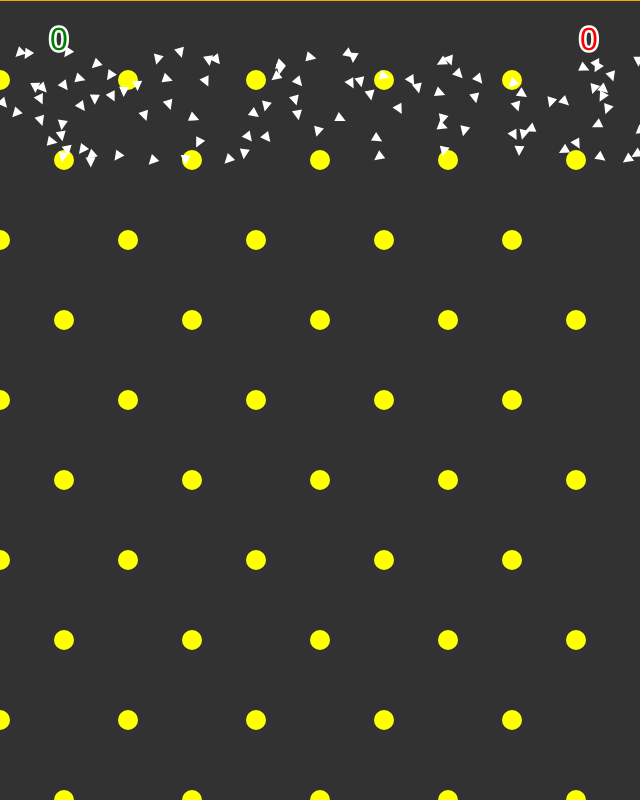
Frame 1 (no input)
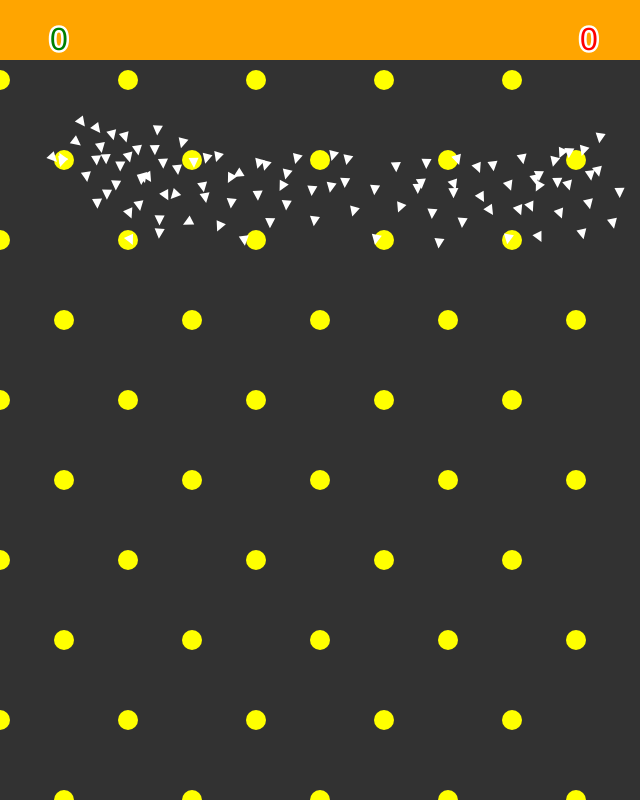
Frame 60 (no input)
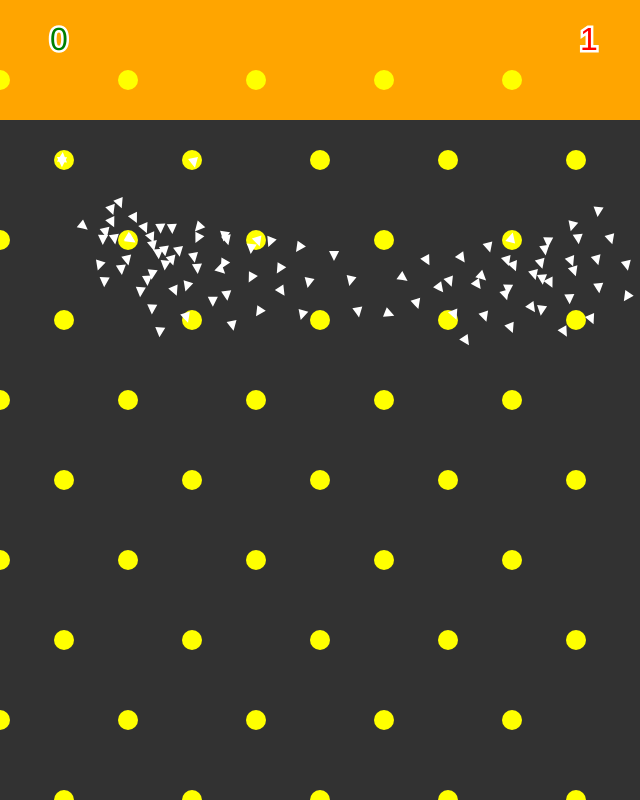
Frame 120 (the mouse pressed at the canvas centre since frame 60)

The p5.js sketch that drew these frames (run headless with seeded random() and noise() and a simulated clock; from frame 60 on, the mouse is pressed at the canvas centre):

// p5.js sketch
// ── sketch.js
const flock = [];
const obstacles = [];
let fire;
let alignSlider, cohesionSlider, seperationSlider;
let deadCount, surviveCount;
function setup() {
    createCanvas(640, 800);
    alignSlider = createSlider(0, 3, 1.5, 0.1);
    cohesionSlider = createSlider(0, 3, 1.5, 0.1);
    seperationSlider = createSlider(0, 3, 2, 0.1);
    deadCount = 0;
    surviveCount = 0;
    fire = new Fire();
    for (let i = 0; i < 100; i++){
        obstacles.push(new Obstacle(i));
    }

    for (let i = 0; i < 100; i++){
        flock.push(new Boid());
    }
}

function draw() {
    background(50);
    fire.update();
    fire.show();
    for (let obstacle of obstacles) {
        obstacle.show();
    }
    let sCount = 0;
    let dCount = 0;
    for (let boid of flock) {
        boid.flock(flock, obstacles, fire);
        boid.edges();
        boid.update(obstacles);
        if (boid.isSurvive) {
            sCount += 1;
        }
        else if (boid.isDead) {
            dCount += 1;
        } 
        else {
            boid.show();
        }
    }
    deadCount = dCount;
    surviveCount = sCount;
    textSize(32);
    fill("red");
    text(deadCount.toString(), 580, 50);
    fill("green");
    text(surviveCount.toString(), 50, 50);
}
// ── boid.js
class Boid {
    constructor() {
        this.position = createVector(random(width),random(50, height/5));
        this.velocity = createVector(random(-2,2),random(0,2));
        //this.velocity.setMag(random(2, 4));
        this.acceleration = createVector();
        this.isDead = false;
        this.isSurvive = false;
        this.maxForce = 0.2;
        this.maxSpeed = 2;
    }

    isDead() {
        return this.isDead;
    }

    isSurvive() {
        return this.isSurvive;
    }

    survive() {
        if(!this.isDead)
        {
            this.isSurvive = true;
        }
    }

    die() {
        this.isDead = true;
    }

    edges() {
        if (this.position.x > width) {
            //this.position.x = 0;
            this.velocity.mult(-1);
        } else if (this.position.x < 0) {
            //this.position.x = width;
            this.velocity.mult(-1);
        }


        if (this.position.y > height) {
            this.survive();
        } 


        if (this.position.y < 0) {
            this.velocity.mult(-1);
        }
    }

    align(boids) {
        //  Calculate the avg velocity
        let perceptionRadius = 100;
        let steering = createVector();
        let total = 0;
        for (let other of boids) {
            let d = dist(this.position.x, this.position.y, other.position.x, other.position.y);
            if ( other != this && d < perceptionRadius ){
                steering.add(other.velocity);
                total++;
            }
        }
        if (total > 0) {
            steering.div(total);
            steering.setMag(this.maxSpeed);
            steering.sub(this.velocity);
            steering.limit(this.maxForce);
        }
        return steering;

    }

    cohesion(boids) {
        //  Calculate the avg velocity grouping
        let perceptionRadius = 100;
        let steering = createVector();
        let total = 0;
        for (let other of boids) {
            let d = dist(this.position.x, this.position.y, other.position.x, other.position.y);
            if ( other != this && d < perceptionRadius ){
                steering.add(other.position);
                total++;
            }
        }
        if (total > 0) {
            steering.div(total);
            steering.sub(this.position);
            steering.setMag(this.maxSpeed);
            steering.sub(this.velocity);
            steering.limit(this.maxForce);
        }
        return steering;

    }

    seperation(boids) {
        //  Calculate the avg velocity grouping
        let perceptionRadius = 30;
        let steering = createVector();
        let total = 0;
        for (let other of boids) {
            let d = dist(this.position.x, this.position.y, other.position.x, other.position.y);
            if ( other != this && d < perceptionRadius ){
                let diff = p5.Vector.sub(this.position, other.position);
                diff.div(d);
                steering.add(diff);
                total++;
            }
        }
        if (total > 0) {
            steering.div(total);
            steering.setMag(this.maxSpeed);
            steering.sub(this.velocity);
            steering.limit(this.maxForce);
        }
        return steering;

    }

    wallAvoid() {
        let perceptionRadius = 100;
        let steering = createVector();
        let total = 0;
        if (this.position.x > width-perceptionRadius) {
            let d = width-perceptionRadius-this.position.x;
            let diff = p5.Vector.sub(createVector(this.position.x, this.position.y), createVector(width-perceptionRadius ,this.position.y));
            diff.div(d);
            steering.add(diff);
            total++;
        } else if (this.position.x < perceptionRadius) {
            let d = this.position.x;
            let diff = p5.Vector.sub(createVector(this.position.x, this.position.y), createVector(0 ,this.position.y));
            diff.div(d);
            steering.add(diff);
            total++;
        }
        
        if (this.position.y < perceptionRadius) {
            let d = this.position.y;
            let diff = p5.Vector.sub(createVector(this.position.x, this.position.y), createVector(this.position.x, 0));
            diff.div(d);
            steering.add(diff);
            total++;
        }
        if (total > 0) {
            steering.div(total);
            steering.setMag(this.maxSpeed);
            steering.sub(this.velocity);
            steering.limit(this.maxForce);
        }
        return steering;
    }

    obstacleAvoid(obstacles) {
        let perceptionRadius = 100;
        let steering = createVector();
        let total = 0;
        for (let obstacle of obstacles) {
            let d = dist(this.position.x, this.position.y, obstacle.position.x, obstacle.position.y);
            if (d < 2.5){
                let diff = p5.Vector.sub(this.position, obstacle.position);
                diff.div(d);
                steering.x = diff.x;
                steering.y = diff.y;
                return steering;
            }
            
            else if (d < perceptionRadius){
                let diff = p5.Vector.sub(this.position, obstacle.position);
                diff.div(d);
                steering.add(diff);
                total++;
            }

        }
        if (total > 0) {
            steering.div(total);
            steering.setMag(this.maxSpeed);
            steering.sub(this.velocity);
            steering.limit(this.maxForce);
        }
        return steering;
    }

    inObstacle(obstacles) {
        for (let obstacle of obstacles) {
            let d = dist(this.position.x, this.position.y, obstacle.position.x, obstacle.position.y);
            if (d < 2.5){
                return true;
            }
        }
        return false;
    }

    fireAvoid(fire) {
        let perceptionRadius = 100;
        let steering = createVector();
        let d = this.position.y - fire.distance;
        if ( d < 0 ) {
            this.die();
        }
        else if (d < perceptionRadius) {
            steering.y += 1/d;
        }
        return steering;
    }

    flock(boids, obstacles, fire) {
        this.acceleration.mult(0);
        let alignment = this.align(boids);
        let cohesion = this.cohesion(boids);
        let seperation = this.seperation(boids);

        let wallAvoid = this.wallAvoid();
        let obstacleAvoid = this.obstacleAvoid(obstacles);
        let fireAvoid = this.fireAvoid(fire);

        alignment.mult(alignSlider.value());
        cohesion.mult(cohesionSlider.value());
        seperation.mult(seperationSlider.value());
        wallAvoid.mult(0.5);
        obstacleAvoid.mult(0.5);
        fireAvoid.mult(0.7);

        this.acceleration.add(alignment);
        this.acceleration.add(cohesion);
        this.acceleration.add(seperation);

        this.acceleration.add(wallAvoid);
        this.acceleration.add(obstacleAvoid);
        this.acceleration.add(fireAvoid);

    }

    update(obstacles) {
        if(!this.inObstacle(obstacles)){
            this.position.add(this.velocity);
        }
        this.velocity.add(this.acceleration);
        this.velocity.limit(this.maxSpeed);
    }

    show() {
        strokeWeight(5);
        if( this.isDead ){
            stroke('red');
        } else {
            stroke('white');
        }
        let x = this.position.x;
        let y = this.position.y;
        let a = createVector(this.acceleration.x, this.acceleration.y);
        let v = createVector(this.velocity.x, this.velocity.y);
        let direction = createVector(v.x, v.y);
        let perp = createVector(v.x, v.y);
        direction.normalize();
        perp.rotate(HALF_PI);
        perp.normalize();
        triangle(
            x + direction.x, y + direction.y,
            x - direction.x + perp.x, y - direction.y + perp.y,
            x - direction.x - perp.x, y - direction.y - perp.y
        );
    }
}
// ── fire.js
class Fire {
    constructor() {
        this.distance = 0;
        this.velocity = 1;
    }

    update() {
        this.distance += this.velocity;
    }

    show() {
        fill('orange');
        noStroke();
        rect(0, 0, width, this.distance);
        //point(this.position.x, this.position.y);
    }
}
// ── force.js
class Force {
    constructor() {
        this.force = createVector(0,0.05);
        // this.position = createVector(random(width),random(50, height/5));
        // this.velocity = createVector(random(-1,1),0);
        // this.acceleration = createVector(0,0.1);
    }

    applyOn(position, acceleration) {
        let calForce = createVector();
        if(position.x > width/2) {
            this.force.x = -0.05;
        }
        else {
            this.force.x = 0.05;
        }
   //
        calForce.add(this.force);
        return calForce;
    }
}
// ── obstacle.js
class Obstacle {
    constructor(index) {
        index++;
        let row = ceil(index/5);
        let col = (index%5);
        if (row % 2 == 0)
        {
            this.position = createVector(col * width / 5 + width / 10, row * height / 10);
        } else {
            this.position = createVector(col * width / 5, row * height / 10);
        }
    }

    show() {
        stroke('yellow');
        strokeWeight(20);
        point(this.position.x, this.position.y);
    }
}
// ── particle.js
class Particle {
    constructor() {
        this.position = createVector(random(width),random(50, height/5));
        this.velocity = createVector(random(-1,1),0);
        this.acceleration = createVector(0,0.1);

        // this.isDead = false;
        // this.isSurvive = false;
        // this.maxForce = 0.2;
        // this.maxSpeed = 2;
    }

    edges() {
        if (this.position.x > width ) {
            this.position.x = width;
            this.velocity.x *= -0.8;
        } else if (this.position.x < 0) {
            this.position.x = 0;
            this.velocity.x *= -0.8;
        }


        if (this.position.y > height) {
            this.position.y = height;
            this.velocity.y *= -0.8;
        } 


        if (this.position.y < 0) {
            this.position.y = 0;
            this.velocity.y *= -0.8;
        }
    }

    obstacle(obstacles) {
        let perceptionRadius = 100;
        let steering = createVector();
        let total = 0;
        let bool = true;
        for (let obstacle of obstacles) {
            let d = dist(this.position.x, this.position.y, obstacle.position.x, obstacle.position.y);
            if (d < 10){
                this.velocity.y *= -0.8;
                //this.position.y = obstacle.position.y + 10;
                let radiusVector = createVector(this.position.x - obstacle.position.x, this.position.y - obstacle.position.y);
                radiusVector.setMag(10);
                radiusVector.add(obstacle.position);
                this.position.set(radiusVector);
                bool = false;
            }
        }
        return bool;
    }

    run(particles, obstacles) {
        let obstacleHit = this.obstacle(obstacles);
        if(obstacleHit){
            let edges = this.edges();
        }
    }

    update(calForce) {
        this.position.add(this.velocity);
        //this.velocity.add(this.acceleration);
        this.velocity.add(calForce);
        //this.acceleration.set(calForce);
    }

    show() {
        strokeWeight(5);
        stroke('white');
        // if( this.isDead ){
        //     stroke('red');
        // } else {
        //     stroke('white');
        // }
        let x = this.position.x;
        let y = this.position.y;
        let v = createVector(this.velocity.x, this.velocity.y);
        let direction = createVector(v.x, v.y);
        let perp = createVector(v.x, v.y);
        direction.normalize();
        perp.rotate(HALF_PI);
        perp.normalize();
        triangle(
            x + direction.x, y + direction.y,
            x - direction.x + perp.x, y - direction.y + perp.y,
            x - direction.x - perp.x, y - direction.y - perp.y
        );
    }
}
